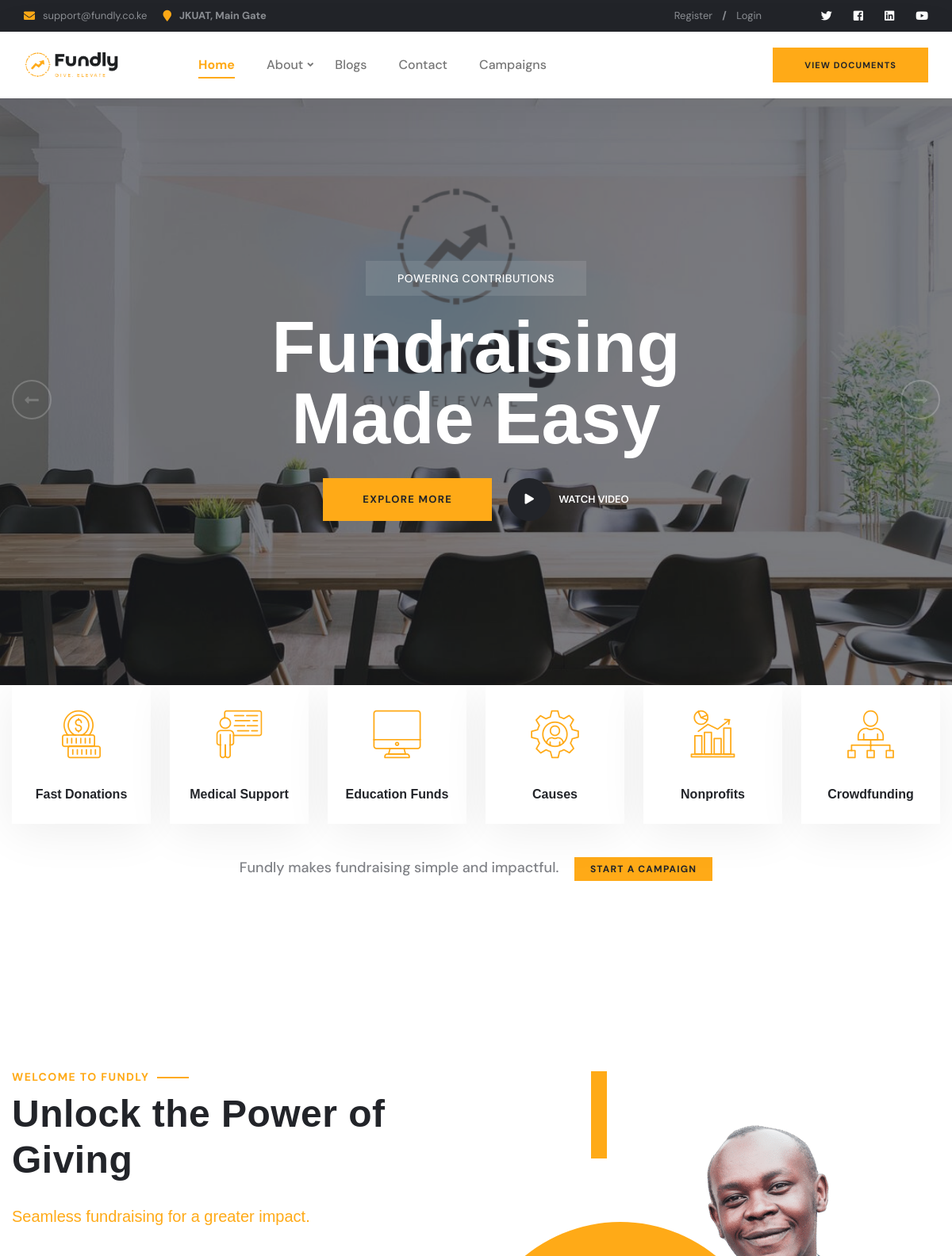
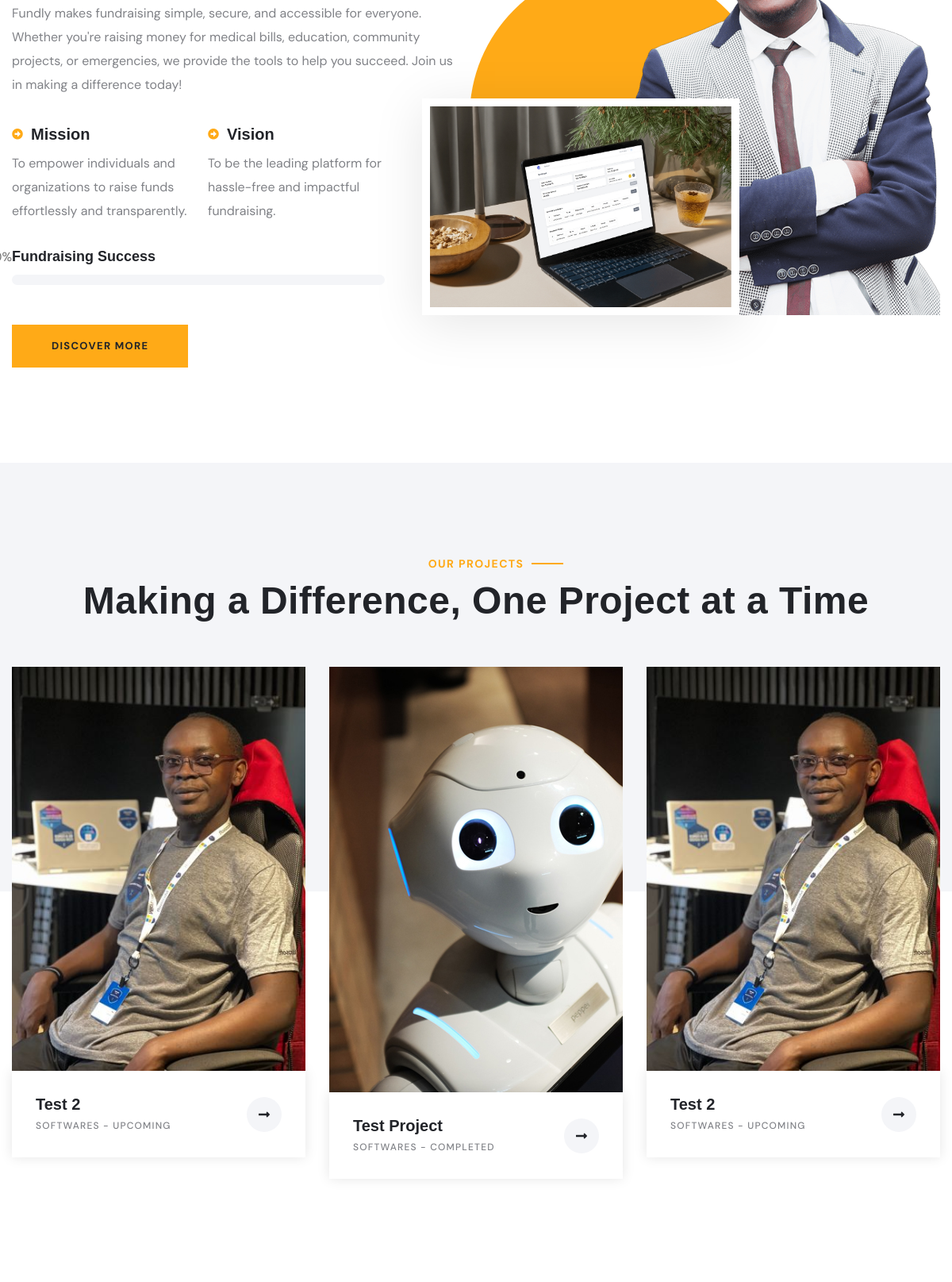
The page / (upper part) on the database its author committed (2 pictures, top to bottom).
### project/models.py (models this page shows, shortened)
class Project(models.Model):
    title = models.CharField(max_length=100)
    slug = models.SlugField(max_length=150)
    category = models.ForeignKey('core.Category', on_delete=models.CASCADE, related_name='projects')
    front_image = models.ImageField(upload_to='projects/front/')
    cover_image = models.ImageField(upload_to='projects/cover/')
    description = models.TextField(null=True, blank=True)
    website = models.URLField(null=True, blank=True)
    client = models.CharField(max_length=200, null=True, blank=True)
    date_completed = models.DateField(null=True, blank=True)
    is_active = models.BooleanField(default=True)
    updated_at = models.DateTimeField(auto_now=True)
    created_at = models.DateTimeField(auto_now_add=True)
    def get_status(self):
        if self.date_completed:
            if self.date_completed > timezone.now().date():
                return 'Upcoming'
            return 'Completed'
        return 'Ongoing'
    def get_absolute_url(self):
        return reverse('project:detail', kwargs={'slug': self.slug})
    class Meta:
        ordering = ('-created_at',)

### core/models.py (models this page shows)
class Category(models.Model):
    title = models.CharField(max_length=100)
    slug = models.SlugField(max_length=150)
    def __str__(self):
        return self.title

### core/views.py (the view)
# urls.py: path('', views.index, name='list'),
def index(request):
    context = {
        'title' : 'Homepage',
        'services': Service.objects.all()[:4],
        'projects': Project.objects.filter(is_active=True),
        'testimonies': Testimony.objects.filter(is_active=True)[:3],
        'partners': Partner.objects.all(),
        'faqs': FAQ.objects.filter(is_active=True)[:2],
        'blogs': Post.objects.filter(is_published=True)[:3],
    }
    return render(request, f'index.html', context)

### blog/models.py (called while the page is built)
    def __str__(self):
        return self.title

    def get_absolute_url(self):
        return reverse('blog:detail', kwargs={'slug': self.slug})

### core/context_processor.py (called while the page is built)
def all(request):
    current_year = datetime.now().year
    return {
        'current_year': current_year,
        'about': About.objects.filter(is_active=True).first(),
        'teams': Team.objects.filter(is_active=True),
    }

### service/models.py (called while the page is built)
    def __str__(self):
        return self.title

    def get_absolute_url(self):
        return reverse('services:detail', kwargs={'slug': self.slug})

### users/models.py (called while the page is built)
    def get_absolute_url(self):
        return reverse('users:team_details', kwargs={'slug': self.slug})

### templates/index.html (shortened to what this page needs)
<!DOCTYPE html>
<html lang="en">
<head>
<link href="/static/css/bootstrap.min.css" rel="stylesheet">
<link href="/static/css/style.css" rel="stylesheet">
<link href="/static/css/responsive.css" rel="stylesheet">
{% if request.user.is_authenticated and request.user.preferences.theme == 'dark' %}
    <link href="/static/css/style-dark.css" id="themeLink" rel="stylesheet">
{% else %}
    <link href="" id="themeLink" rel="stylesheet">
{% endif %}
</head>
<body>
<div class="page-wrapper">
	<header class="main-header header-style-two">
		<div class="header-top">
			<div class="inner-container">
				<div class="top-left">
					<ul class="list-style-one">
						<li><i class="fa fa-envelope"></i> <a href="mailto:{{ about.email|default:'support@fundly.co.ke' }}">{{ about.email|default:'support@fundly.co.ke' }}</a></li>
						<li><i class="fa fa-map-marker"></i> {{ about.address|default:'JKUAT, Main Gate' }}</li>
					</ul>
				</div>
				<div class="top-right">
					<ul class="useful-links">
						{% if request.user.is_authenticated %}
							{% if request.user.is_staff %}
								<li><a href="{% url 'admin:index' %}">Staff</a></li>
							{% endif %}
							<li><a href="{% url 'mchango:index' %}">Campaigns</a></li>
							<li><a href="{% url 'users:profile' %}">My Profile</a></li>
							<li><a href="{% url 'account_logout' %}">Logout</a></li>
						{% else %}
							<li><a href="{% url 'account_signup' %}">Register</a></li>
							<li><a href="{% url 'account_login' %}">Login</a></li>
						{% endif %}
					</ul>
				</div>
			</div>
			<div class="outer-box">
				<ul class="social-icon-one">
					<li><a href="{{ about.twitter|default:'https://twitter.com/fundly_ltd' }}"><span class="fab fa-twitter"></span></a></li>
					<li><a href="{{ about.facebook|default:'https://fb.com' }}"><span class="fab fa-facebook-square"></span></a></li>
					<li><a href="{{ about.linkedin|default:'https://linkedin.com/company/fundly-ltd/' }}"><span class="fab fa-linkedin"></span></a></li>
					<li><a href="{{ about.youtube|default:'https://www.youtube.com/channel/UCkedAOBJuj9d0cvTKFzWqmA?sub_confirmation=1' }}"><span class="fab fa-youtube"></span></a></li>
				</ul>
			</div>
		</div>
		<div class="header-lower">
			<div class="main-box">
				<div class="logo-box">
					<div class="logo"><a href="/"><img src="/static/images/logo-2.png" alt="Fundly Limited" width="120" title="Fundly Limited"></a></div>
				</div>
				<div class="nav-outer">
					<nav class="nav main-menu">
						<ul class="navigation">
							<li class="{% if title == 'Homepage' %}current{% endif %}"><a href="/">Home</a></li>
							<li class="dropdown "><a href="#">About</a>
							</li>
							<li class="{% if title == 'Blogs' or category == 'Blogs > Test Category' %}current{% endif %}"><a href="{% url 'blog:list' %}">Blogs</a></li>
							<li class="{% if title == 'Contact Us' %}current{% endif %}"><a href="{% url 'contact' %}">Contact</a></li>
							<li><a href="{% url 'mchango:index' %}">Campaigns</a></li>
						</ul>
					</nav>
					<div class="outer-box">
						<a href="{% url 'docs' %}" class="theme-btn btn-style-one"><span class="btn-title">View Documents</span></a>
					</div>
				</div>
			</div>
		</div>
	</header>
	<section class="banner-section">
		<div class="banner-carousel owl-carousel owl-theme">
			<div class="slide-item">
				<div class="bg-image" style="background-image: url(/static/images/main-slider/slider-1.jpeg);"></div>
				<div class="auto-container">
					<div class="content-box">
						<span class="sub-title animate-1">Powering Contributions</span>
						<h1 class="title animate-2">Fundraising <br>Made Easy</h1>
						<div class="btn-box animate-3">
							<a href="{% url 'about' %}" class="theme-btn btn-style-one"><span class="btn-title">Explore More</span></a>
							<a href="https://youtu.be/Oz-SvGZsTNc" class="play-btn lightbox-image"><i class="icon fa fa-play"></i> Watch Video</a>
						</div>
					</div>
				</div>
			</div>
		</div>
	</section>
	<section class="features-section-two pt-0">
		<div class="auto-container">
			<div class="row justify-content-center">
				<div class="feature-block-two col-xl-2 col-lg-3 col-md-4 col-sm-6 wow fadeInUp">
					<div class="inner-box">
						<i class="icon flaticon-business-011-dollar"></i>
						<h6 class="title"><a href="">Fast Donations</a></h6>
					</div>
				</div>
				<div class="feature-block-two col-xl-2 col-lg-3 col-md-4 col-sm-6 wow fadeInUp">
					<div class="inner-box">
						<i class="icon flaticon-business-049-presentation"></i>
						<h6 class="title"><a href="">Medical Support</a></h6>
					</div>
				</div>
				<div class="feature-block-two col-xl-2 col-lg-3 col-md-4 col-sm-6 wow fadeInUp">
					<div class="inner-box">
						<i class="icon flaticon-business-061-meeting"></i>
						<h6 class="title"><a href="">Education Funds</a></h6>
					</div>
				</div>
				<div class="feature-block-two col-xl-2 col-lg-3 col-md-4 col-sm-6 wow fadeInUp">
					<div class="inner-box">
						<i class="icon flaticon-business-030-settings"></i>
						<h6 class="title"><a href="">Causes</a></h6>
					</div>
				</div>
				<div class="feature-block-two col-xl-2 col-lg-3 col-md-4 col-sm-6 wow fadeInUp">
					<div class="inner-box">
						<i class="icon flaticon-business-054-graph"></i>
						<h6 class="title"><a href="">Nonprofits</a></h6>
					</div>
				</div>
				<div class="feature-block-two col-xl-2 col-lg-3 col-md-4 col-sm-6 wow fadeInUp">
					<div class="inner-box">
						<i class="icon flaticon-business-020-hierarchy"></i>
						<h6 class="title"><a href="">Crowdfunding</a></h6>
					</div>
				</div>
			</div>
			<div class="bottom-text">
				Fundly makes fundraising simple and impactful. <a href="{% url 'mchango:index' %}" class="theme-btn btn-style-one small"><span class="btn-title">Start a Campaign</span></a>
			</div>
		</div>
	</section>
	<section class="about-section-three">
		<div class="auto-container">
			<div class="row">
				<div class="content-column col-lg-6 col-md-12 col-sm-12 wow fadeInRight" data-wow-delay="600ms">
					<div class="inner-column">
						<div class="sec-title">
							<span class="sub-title">Welcome to Fundly</span>
							<h2>Unlock the Power of Giving</h2>
							<h5>Seamless fundraising for a greater impact.</h5>
							<div class="text">
								Fundly makes fundraising simple, secure, and accessible for everyone. Whether you're raising money for medical bills, education, community projects, or emergencies, we provide the tools to help you succeed. Join us in making a difference today!
							</div>
						</div>
						<div class="content-box">
							<div class="row">
								<div class="about-block-three col-lg-6 col-md-6 col-sm-12">
									<h5 class="title"><i class="icon fa fa-arrow-alt-circle-right"></i> Mission</h5>
									<p class="text">To empower individuals and organizations to raise funds effortlessly and transparently.</p>
								</div>
								<div class="about-block-three col-lg-6 col-md-6 col-sm-12">
									<h5 class="title"><i class="icon fa fa-arrow-alt-circle-right"></i> Vision</h5>
									<p class="text">To be the leading platform for hassle-free and impactful fundraising.</p>
								</div>
							</div>
							<div class="skills">
								<div class="skill-item">
									<div class="skill-header">
										<h6 class="skill-title">Fundraising Success</h6>
									</div>
									<div class="skill-bar">
										<div class="bar-inner">
											<div class="bar progress-line" data-width="98">
												<div class="skill-percentage">
													<div class="count-box"><span class="count-text" data-speed="3000" data-stop="98">0</span>%</div>
												</div>
											</div>
										</div>
									</div>
								</div>
							</div>
							<div class="btn-box">
								<a href="{% url 'about' %}" class="theme-btn btn-style-one"><span class="btn-title">Discover More</span></a>
							</div>
						</div>
					</div>
				</div>
				<div class="image-column col-lg-6 col-md-12 col-sm-12">
					<div class="inner-column wow fadeInLeft">
						<figure class="image-1 overlay-anim wow fadeInUp"><img src="/static/images/resource/about-1.jpg" alt="Fundly Impact"></figure>
						<figure class="image-2 overlay-anim wow fadeInRight"><img src="/static/images/resource/image-3.jpg" alt="Fundly Community"></figure>
					</div>
				</div>
			</div>
		</div>
	</section>
	{% if projects %}
	<section class="project-section-two">
		<div class="auto-container">
			<div class="sec-title text-center">
				<span class="sub-title">Our Projects</span>
				<h2>Making a Difference, One Project at a Time</h2>
			</div>
			<div class="carousel-outer">
				<div class="project-carousel-two owl-carousel owl-theme">
					{% for project in projects %}
					<div class="project-block-two">
						<div class="inner-box">
							<div class="image-box">
								<figure class="image"><a href="{% if project.front_image %}{{ project.front_image.url }}{% else %}/static/images/resource/project-1.jpg{% endif %}" class="lightbox-image"><img src="{% if project.front_image %}{{ project.front_image.url }}{% else %}/static/images/resource/project-1.jpg{% endif %}" alt=""></a></figure>
							</div>
							<div class="content-box">
								<h5 class="title"><a href="{{ project.get_absolute_url }}">{{ project.title|default:'Unknown'|truncatechars:30 }}</a></h5>
								<span class="cat">{{ project.category }} - {{ project.get_status }}</span>
								<a href="{{ project.get_absolute_url }}" class="icon"><i class="fa fa-long-arrow-alt-right"></i></a>
							</div>
						</div>
					</div>
					{% endfor %}
				</div>
			</div>
		</div>
	</section>
	{% endif %}
</div>
</body>
</html>

### static/css/responsive.css (style rules this page uses)
@media only screen and (max-width: 1700px) { .main-menu .navigation>li { margin-right: 50px; } }
@media only screen and (max-width: 1700px) { .header-style-four .header-lower, .header-style-two .header-lower, .header-style-two .header-top { padding: 0 30px; } }
@media only screen and (max-width: 1439px) { .main-header .header-lower .logo-box { min-width: 200px; margin-right: 20px; } }
@media only screen and (max-width: 1439px) { .header-top { margin-left: 220px; padding-right: 30px; } }
@media only screen and (max-width: 1439px) { .main-menu .navigation>li { margin-right: 40px; } }
@media only screen and (max-width: 1439px) { .header-style-two .header-lower .logo-box { padding: 15px 0; } }

### rows shown on the page
Project: front_image (picture), title "Test 2", category "SOFTWARES", get_status "UPCOMING"
Project: front_image (picture), title "Test Project", category "SOFTWARES", get_status "COMPLETED"

### other values the page prints
{{ about.email|default:'support@fundly.co.ke' }} "support@fundly.co.ke"
{{ about.address|default:'JKUAT, Main Gate' }} "JKUAT, Main Gate"
